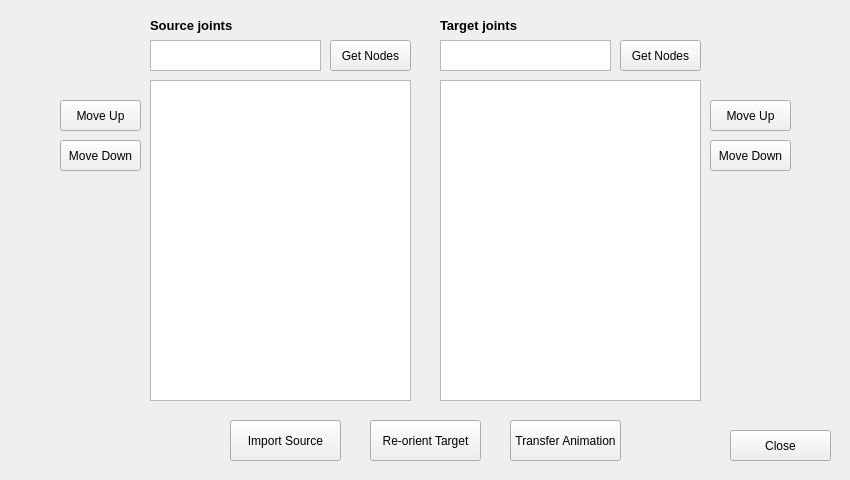
<?xml version="1.0" encoding="UTF-8"?>
<ui version="4.0">
 <class>Form</class>
 <widget class="QWidget" name="Form">
  <property name="geometry">
   <rect>
    <x>0</x>
    <y>0</y>
    <width>850</width>
    <height>480</height>
   </rect>
  </property>
  <property name="windowTitle">
   <string>Form</string>
  </property>
  <widget class="QPushButton" name="importSource">
   <property name="geometry">
    <rect>
     <x>230</x>
     <y>420</y>
     <width>111</width>
     <height>41</height>
    </rect>
   </property>
   <property name="text">
    <string>Import Source</string>
   </property>
  </widget>
  <widget class="QPushButton" name="transferAnimation">
   <property name="geometry">
    <rect>
     <x>510</x>
     <y>420</y>
     <width>111</width>
     <height>41</height>
    </rect>
   </property>
   <property name="text">
    <string>Transfer Animation</string>
   </property>
  </widget>
  <widget class="QPushButton" name="reorientTarget">
   <property name="geometry">
    <rect>
     <x>370</x>
     <y>420</y>
     <width>111</width>
     <height>41</height>
    </rect>
   </property>
   <property name="text">
    <string>Re-orient Target</string>
   </property>
  </widget>
  <widget class="QPushButton" name="cancel">
   <property name="geometry">
    <rect>
     <x>730</x>
     <y>430</y>
     <width>101</width>
     <height>31</height>
    </rect>
   </property>
   <property name="toolTip">
    <string/>
   </property>
   <property name="toolTipDuration">
    <number>-1</number>
   </property>
   <property name="text">
    <string>Close</string>
   </property>
   <property name="default">
    <bool>false</bool>
   </property>
  </widget>
  <widget class="QPushButton" name="moveUpTarget">
   <property name="geometry">
    <rect>
     <x>710</x>
     <y>100</y>
     <width>81</width>
     <height>31</height>
    </rect>
   </property>
   <property name="text">
    <string>Move Up</string>
   </property>
  </widget>
  <widget class="QPushButton" name="moveDownTarget">
   <property name="geometry">
    <rect>
     <x>710</x>
     <y>140</y>
     <width>81</width>
     <height>31</height>
    </rect>
   </property>
   <property name="text">
    <string>Move Down</string>
   </property>
  </widget>
  <widget class="QPushButton" name="moveUpSource">
   <property name="geometry">
    <rect>
     <x>60</x>
     <y>100</y>
     <width>81</width>
     <height>31</height>
    </rect>
   </property>
   <property name="text">
    <string>Move Up</string>
   </property>
  </widget>
  <widget class="QPushButton" name="moveDownSource">
   <property name="geometry">
    <rect>
     <x>60</x>
     <y>140</y>
     <width>81</width>
     <height>31</height>
    </rect>
   </property>
   <property name="text">
    <string>Move Down</string>
   </property>
  </widget>
  <widget class="QTextEdit" name="sourceRootView">
   <property name="geometry">
    <rect>
     <x>150</x>
     <y>40</y>
     <width>171</width>
     <height>31</height>
    </rect>
   </property>
   <property name="placeholderText">
    <string/>
   </property>
  </widget>
  <widget class="QTextEdit" name="targetRootView">
   <property name="geometry">
    <rect>
     <x>440</x>
     <y>40</y>
     <width>171</width>
     <height>31</height>
    </rect>
   </property>
   <property name="placeholderText">
    <string/>
   </property>
  </widget>
  <widget class="QLabel" name="label">
   <property name="geometry">
    <rect>
     <x>150</x>
     <y>10</y>
     <width>111</width>
     <height>31</height>
    </rect>
   </property>
   <property name="text">
    <string>&lt;html&gt;&lt;head/&gt;&lt;body&gt;&lt;p&gt;&lt;span style=&quot; font-size:10pt; font-weight:600;&quot;&gt;Source joints&lt;/span&gt;&lt;/p&gt;&lt;/body&gt;&lt;/html&gt;</string>
   </property>
  </widget>
  <widget class="QLabel" name="label_2">
   <property name="geometry">
    <rect>
     <x>440</x>
     <y>10</y>
     <width>111</width>
     <height>31</height>
    </rect>
   </property>
   <property name="text">
    <string>&lt;html&gt;&lt;head/&gt;&lt;body&gt;&lt;p&gt;&lt;span style=&quot; font-size:10pt; font-weight:600;&quot;&gt;Target joints&lt;/span&gt;&lt;/p&gt;&lt;/body&gt;&lt;/html&gt;</string>
   </property>
  </widget>
  <widget class="QPushButton" name="getNodesSource">
   <property name="geometry">
    <rect>
     <x>330</x>
     <y>40</y>
     <width>81</width>
     <height>31</height>
    </rect>
   </property>
   <property name="text">
    <string>Get Nodes</string>
   </property>
  </widget>
  <widget class="QPushButton" name="getNodesTarget">
   <property name="geometry">
    <rect>
     <x>620</x>
     <y>40</y>
     <width>81</width>
     <height>31</height>
    </rect>
   </property>
   <property name="text">
    <string>Get Nodes</string>
   </property>
  </widget>
  <widget class="QListWidget" name="sourceListWidget">
   <property name="geometry">
    <rect>
     <x>150</x>
     <y>80</y>
     <width>261</width>
     <height>321</height>
    </rect>
   </property>
   <property name="alternatingRowColors">
    <bool>true</bool>
   </property>
   <property name="movement">
    <enum>QListView::Static</enum>
   </property>
   <property name="sortingEnabled">
    <bool>false</bool>
   </property>
  </widget>
  <widget class="QListWidget" name="targetListWidget">
   <property name="geometry">
    <rect>
     <x>440</x>
     <y>80</y>
     <width>261</width>
     <height>321</height>
    </rect>
   </property>
   <property name="alternatingRowColors">
    <bool>true</bool>
   </property>
   <property name="layoutMode">
    <enum>QListView::SinglePass</enum>
   </property>
   <property name="spacing">
    <number>0</number>
   </property>
  </widget>
  <widget class="QLabel" name="sourceCount">
   <property name="geometry">
    <rect>
     <x>250</x>
     <y>10</y>
     <width>111</width>
     <height>31</height>
    </rect>
   </property>
   <property name="text">
    <string>&lt;html&gt;&lt;head/&gt;&lt;body&gt;&lt;p&gt;&lt;br/&gt;&lt;/p&gt;&lt;/body&gt;&lt;/html&gt;</string>
   </property>
  </widget>
  <widget class="QLabel" name="targetCount">
   <property name="geometry">
    <rect>
     <x>540</x>
     <y>10</y>
     <width>111</width>
     <height>31</height>
    </rect>
   </property>
   <property name="text">
    <string>&lt;html&gt;&lt;head/&gt;&lt;body&gt;&lt;p&gt;&lt;br/&gt;&lt;/p&gt;&lt;/body&gt;&lt;/html&gt;</string>
   </property>
  </widget>
 </widget>
 <resources/>
 <connections/>
</ui>
